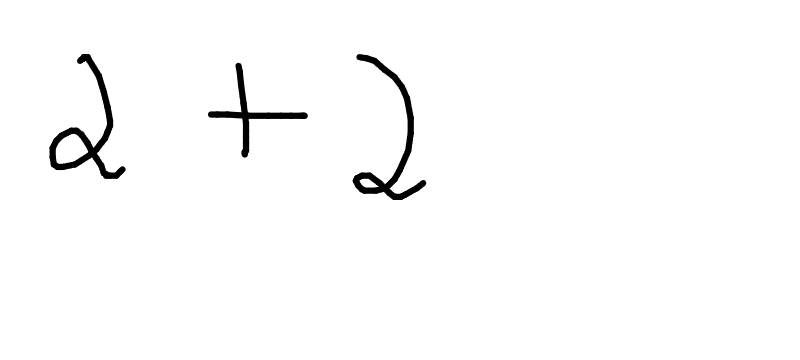
#> input picture scratch/latest_input.png, 800 x 360 px
$ python -i preprocessing.py   (imports and definitions only)   (older library calls are emulated)
#> lines starting #> are read from the running program, lines starting #| are printed output that depends on the picture; after the words box and inside, x2 and y2 are one past the last pixel; in counts of white or black regions, pixels touching at a corner belong together
### utils/logger.py
"""
utils/logger.py
----------------
Centralized logging configuration.

Every module in the project calls `get_logger(__name__)` instead of setting
up its own handlers. This keeps log formatting consistent and makes it easy
to redirect logs (e.g. to stdout only, which is what Docker / Hugging Face
Spaces / Render expect) by changing configuration in a single place.
"""

import logging
import sys
from logging.handlers import RotatingFileHandler
from pathlib import Path

_CONFIGURED = False


def _configure_root_logger(log_level: str = "INFO", log_to_file: bool = True, log_dir: Path = None):
    global _CONFIGURED
    if _CONFIGURED:
        return

    root = logging.getLogger()
    root.setLevel(log_level)

    formatter = logging.Formatter(
        fmt="%(asctime)s | %(levelname)-8s | %(name)s | %(message)s",
        datefmt="%Y-%m-%d %H:%M:%S",
    )

    # Always log to stdout so container platforms (Docker, HF Spaces, Render)
    # can capture logs without any extra configuration.
    stream_handler = logging.StreamHandler(sys.stdout)
    stream_handler.setFormatter(formatter)
    root.addHandler(stream_handler)

    # Optionally also persist logs to a rotating file for local development.
    if log_to_file:
        try:
            log_dir = log_dir or Path("logs")
            log_dir.mkdir(parents=True, exist_ok=True)
            file_handler = RotatingFileHandler(
                log_dir / "app.log", maxBytes=2_000_000, backupCount=3
            )
            file_handler.setFormatter(formatter)
            root.addHandler(file_handler)
        except OSError:
            # Read-only filesystems (some cloud containers) shouldn't crash
            # the whole app just because file logging isn't available.
            root.warning("File logging disabled: could not create log directory.")

    _CONFIGURED = True


def get_logger(name: str, log_level: str = "INFO", log_to_file: bool = True, log_dir: Path = None) -> logging.Logger:
    """Return a module-level logger, configuring the root logger on first use."""
    _configure_root_logger(log_level=log_level, log_to_file=log_to_file, log_dir=log_dir)
#> further down, picture is the input picture: shape (360, 800); min 0, max 255, mean 250.9
    return logging.getLogger(name)

### core/preprocessing.py
"""
core/preprocessing.py
----------------------
OpenCV-based preprocessing pipeline that turns a raw upload (photo of
handwriting, screenshot, or a canvas drawing exported as PNG) into a clean
image that gives the Pix2Tex model the best chance of a correct read.

Pipeline stages (in order):
    1. Decode          -> bytes to a numpy BGR array
    2. Grayscale        -> drop color information, keep intensity
    3. Polarity check   -> invert if the image is light-ink-on-dark-background
                          (whiteboard photos, dark-mode screenshots, inverted
                          canvas exports), since every later stage assumes
                          dark ink on a light background
    4. Noise check      -> measure whether this looks like a genuine
                          photo (grain/JPEG artifacts/uneven lighting) or a
                          clean digital render/canvas export
    5. Denoise+threshold -> applied ONLY for the "noisy photo" case (see
                          `NOISE_SIGMA_THRESHOLD`). Testing directly against
                          the model showed that denoising/binarizing an
                          already-clean image measurably *hurts*
                          recognition, so clean input now skips this stage
                          entirely rather than being "cleaned" unnecessarily.
    6. Crop             -> trim surrounding whitespace so the model sees a
                          tightly-framed equation
    7. Size safety net   -> NOT a forced resize. An earlier version of this
                          pipeline squeezed every crop into a fixed 224x224
                          padded square; that measurably hurt accuracy
                          (including on clean input) versus handing Pix2Tex
                          the naturally-cropped image at its native
                          resolution and aspect ratio -- which is what its
                          own internal, aspect-ratio-aware resizer expects.
                          `normalize_size` only steps in at genuine extremes
                          (a crop too small to read, or too large to be fast).

Each stage is a small pure function so the pipeline is easy to unit test and
easy to reorder/extend.
"""

from dataclasses import dataclass

import cv2
import numpy as np
from PIL import Image

from utils.logger import get_logger

logger = get_logger(__name__)


class PreprocessingError(Exception):
    """Raised when an input image cannot be decoded or processed."""


@dataclass
class PreprocessingResult:
    """Container for the output of the preprocessing pipeline."""

    pil_image: Image.Image        # Final image ready for the model (RGB, PIL)
    debug_stages: dict            # Intermediate numpy arrays, useful for debugging/UI preview
    quality_score: float          # 0..1 heuristic used as an input to confidence estimation


# [13 lines left out: function decode_image_bytes, not called in this run]


def to_grayscale(image: np.ndarray) -> np.ndarray:
    """Convert a BGR image to single-channel grayscale."""
    return cv2.cvtColor(image, cv2.COLOR_BGR2GRAY)


# [115 lines left out: functions normalize_polarity, estimate_noise_sigma, denoise, threshold, enhance_strokes, not called in this run]


def _drop_border_connected_components(mask: np.ndarray) -> np.ndarray:
    """Remove connected components of an ink mask that touch the frame edge.

    After polarity normalization, an outer margin/vignette/panel-edge that
    happens to end up on the "ink" side of the mask will almost always
    touch the very border of the image (that's what makes it a margin
    rather than content). Genuine equation content essentially never
    reaches the literal edge of an uploaded image or canvas export. So:
    label connected components, discard any whose bounding box touches
    x=0, y=0, or the far edge, and keep only the interior ones.

    Returns an all-zero mask (signaling "nothing survived, use the
    original") if every component touched the border -- callers should
    treat that as "no filtering applied" rather than "no content".
    """
    num_labels, labels, stats, _ = cv2.connectedComponentsWithStats(mask, connectivity=8)
    height, width = mask.shape[:2]

    result = np.zeros_like(mask)
    for label_id in range(1, num_labels):  # skip label 0 (background)
        x, y, w, h, _area = stats[label_id]
        touches_border = x <= 0 or y <= 0 or (x + w) >= width or (y + h) >= height
        if not touches_border:
            result[labels == label_id] = 1

    return result


def crop_to_content(image: np.ndarray, padding: int = 30) -> np.ndarray:
    """Crop tightly around the ink so the model isn't distracted by margins.

    Works on either a grayscale image or an already-binarized one: the ink
    mask used to compute the bounding box is derived internally via Otsu's
    method rather than assuming a hard `pixel < 128` split, so this
    function no longer cares which stage produced its input.

    The bounding box is computed on a morphologically *opened* copy of that
    ink mask, not the raw mask. Sharp brightness boundaries elsewhere in the
    frame (e.g. the edge of a colored panel/card behind the actual content)
    can leave thin ringing artifacts after thresholding; left uncorrected,
    those get swept into the crop as if they were ink, expanding the box to
    include a phantom rectangle around the equation -- which the model then
    reads as spurious brackets or fraction bars. A small opening erases
    anything thinner than the kernel before we measure the bounding box,
    while the crop itself still pulls from the original (unopened) image so
    genuine thin strokes -- commas, minus signs, equals-sign bars -- are
    preserved in the output; only the *bounding box calculation* ignores
    hairline artifacts.
    """
#> called with padding = 30
    _, otsu_mask = cv2.threshold(image, 0, 255, cv2.THRESH_BINARY_INV + cv2.THRESH_OTSU)
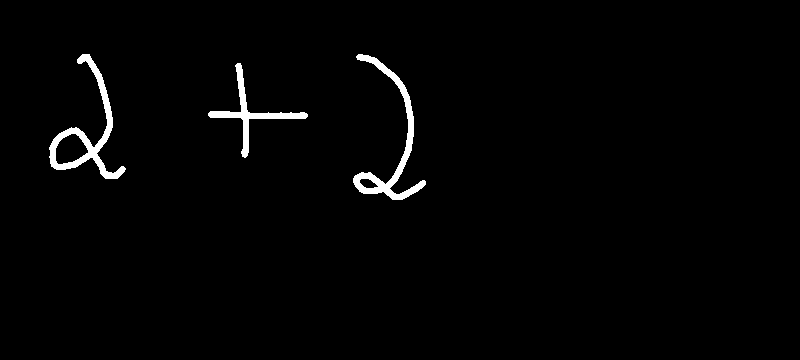
#> otsu_mask: shape (360, 800); 1.6% white; 3 white regions, box (x1, y1, x2, y2) and area: (353, 54, 426, 200) 1781, (49, 54, 126, 179) 1778, (208, 63, 308, 158) 1177
    ink_mask = (otsu_mask > 0).astype(np.uint8)

    kernel = cv2.getStructuringElement(cv2.MORPH_RECT, (3, 3))
    opened_mask = cv2.morphologyEx(ink_mask, cv2.MORPH_OPEN, kernel, iterations=1)
#> opened_mask: shape (360, 800); values 0 (black) and 1 (white), 1.6% white; 3 white regions, box (x1, y1, x2, y2) and area: (353, 54, 426, 200) 1779, (49, 54, 125, 179) 1771, (208, 63, 308, 157) 1168

    interior_mask = _drop_border_connected_components(opened_mask)
#> in _drop_border_connected_components, `num_labels, labels, stats, _ = cv2.connectedComponentsWithStats(mask, ..`: labels: shape (360, 800) int32; 4 distinct labels, from 0 to 3
#> in _drop_border_connected_components, `num_labels, labels, stats, _ = cv2.connectedComponentsWithStats(mask, ..`: num_labels = 4; stats = [[0, 0, 800, 360, 283282], [49, 54, 76, 125, 1771], [353, 54, 73, 146, 1779], [208, 63, 100, 94, 1168]]
#> the loop in _drop_border_connected_components, `for label_id in range(1, num_labels):` made 3 passes
#> (x, y, w, h) on passes 1 to 3: (49, 54, 76, 125), (353, 54, 73, 146), (208, 63, 100, 94)
    if np.count_nonzero(interior_mask) > 0:
        # Components touching the frame's outer edge were discarded (see
        # `_drop_border_connected_components`) -- almost always background
        # bleed (an outer margin, vignette, or the edge of a panel/card)
        # rather than genuine content, since real equations are essentially
        # never drawn flush against the very edge of an uploaded image.
        opened_mask = interior_mask

    coords = cv2.findNonZero(opened_mask)
#> coords = contour of 4718 points, box (x1, y1, x2, y2) (49, 54, 426, 200), area 3282
    if coords is None:
        # The opening wiped out everything (e.g. content was itself only a
        # hairline) -- fall back to the raw mask rather than losing content.
        coords = cv2.findNonZero(ink_mask)

    if coords is None:
        # Nothing detected as "ink" at all -- return the original image
        # untouched, the caller will decide how to handle an effectively
        # blank canvas.
        return image

    x, y, w, h = cv2.boundingRect(coords)
#> x = 49; y = 54; w = 377; h = 146
    y0 = max(0, y - padding)
#> y0 = 24
    x0 = max(0, x - padding)
#> x0 = 19
    y1 = min(image.shape[0], y + h + padding)
#> y1 = 230
    x1 = min(image.shape[1], x + w + padding)
#> x1 = 456
    return image[y0:y1, x0:x1]
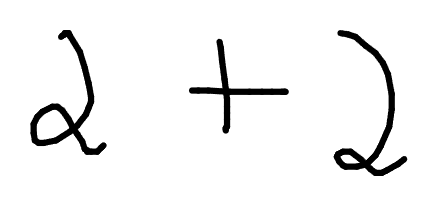
#> returned value: shape (206, 437); min 0, max 255, mean 241.7


# [58 lines left out: functions normalize_size, estimate_quality, not called in this run]


# Noise sigma above which an input is treated as a "real photo" needing
# denoise + binarization, rather than a clean digital render/canvas export
# that should be left close to untouched. Chosen empirically: clean
# synthetic renders and canvas exports measured well under 2.0; visibly
# grainy/JPEG-compressed photos measured well above it.
NOISE_SIGMA_THRESHOLD = 1.5


# [73 lines left out: function preprocess_image, not called in this run]

>>> import cv2
>>> picture = cv2.imread('../scratch/latest_input.png', cv2.IMREAD_GRAYSCALE)
>>> result = crop_to_content(picture)

$ run again, on scratch/dark_mode_inverted.png
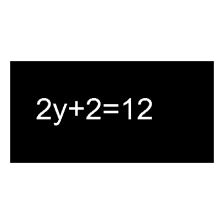
#> input picture scratch/dark_mode_inverted.png, 224 x 224 px
#> picture is the input picture: shape (224, 224); min 0, max 255, mean 153.1
#> in crop_to_content, `_, otsu_mask = cv2.threshold(image, 0, 255, cv2.THRESH_BINARY_INV + cv..`:
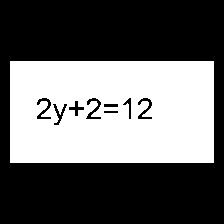
#> otsu_mask: shape (224, 224); 40.2% white; 1 white region, box (x1, y1, x2, y2) and area: (10, 61, 214, 163) 20146
#> opened_mask: shape (224, 224); values 0 (black) and 1 (white), 40.1% white; 1 white region, box (x1, y1, x2, y2) and area: (10, 61, 214, 163) 20130
#> num_labels = 2; stats = [[0, 0, 224, 224, 30046], [10, 61, 204, 102, 20130]]
#> the loop in _drop_border_connected_components, `for label_id in range(1, num_labels):` made 1 pass
#> (x, y, w, h, touches_border) on pass 1: (10, 61, 204, 102, False)
#> coords = contour of 20130 points, box (x1, y1, x2, y2) (10, 61, 214, 163), area 0
#> in crop_to_content, `x, y, w, h = cv2.boundingRect(coords)`: x = 10; y = 61; w = 204; h = 102
#> y0 = 31
#> x0 = 0
#> y1 = 193
#> x1 = 224
#> in crop_to_content, `return image[y0:y1, x0:x1]`:
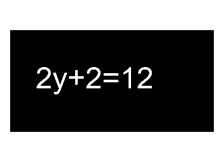
#> returned value: shape (162, 224); min 0, max 255, mean 114.1

$ run again, on scratch/dark_mode_inverted_clean.png
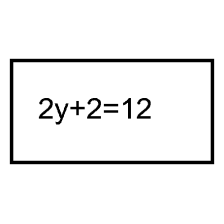
#> input picture scratch/dark_mode_inverted_clean.png, 224 x 224 px
#> picture is the input picture: shape (224, 224); min 0, max 255, mean 241.1
#> otsu_mask: shape (224, 224); 5% white; 9 white regions, largest, box (x1, y1, x2, y2) and area: (10, 59, 214, 164) 1818, (39, 98, 53, 119) 125, (87, 98, 101, 119) 125
#> opened_mask: shape (224, 224); values 0 (black) and 1 (white), 4.4% white; 13 white regions (5 under 20 px), largest, box (x1, y1, x2, y2) and area: (10, 59, 214, 164) 1818, (127, 98, 131, 119) 66, (39, 114, 52, 119) 45
#> in _drop_border_connected_components, `num_labels, labels, stats, _ = cv2.connectedComponentsWithStats(mask, ..`:
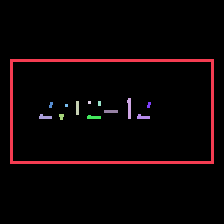
#> labels: shape (224, 224) int32; 14 distinct labels, from 0 to 13; one colour per label, 0 black
#> num_labels = 14; stats = 14 rows, first 6: [0, 0, 224, 224, 47980], [10, 59, 204, 105, 1818], [127, 98, 4, 21, 66], [76, 101, 3, 14, 42], [88, 101, 3, 3, 9], [98, 101, 3, 5, 15]
#> the loop in _drop_border_connected_components, `for label_id in range(1, num_labels):` made 13 passes
#> (x, y, w, h) on passes 1 to 8: (10, 59, 204, 105), (127, 98, 4, 21), (76, 101, 3, 14), (88, 101, 3, 3), (98, 101, 3, 5), (49, 102, 4, 6), (147, 102, 4, 6), (65, 104, 3, 3)
#> coords = contour of 2196 points, box (x1, y1, x2, y2) (10, 59, 214, 164), area 0
#> in crop_to_content, `x, y, w, h = cv2.boundingRect(coords)`: x = 10; y = 59; w = 204; h = 105
#> y0 = 29
#> x0 = 0
#> y1 = 194
#> x1 = 224
#> in crop_to_content, `return image[y0:y1, x0:x1]`:
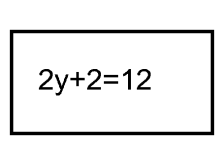
#> returned value: shape (165, 224); min 0, max 255, mean 236.1
